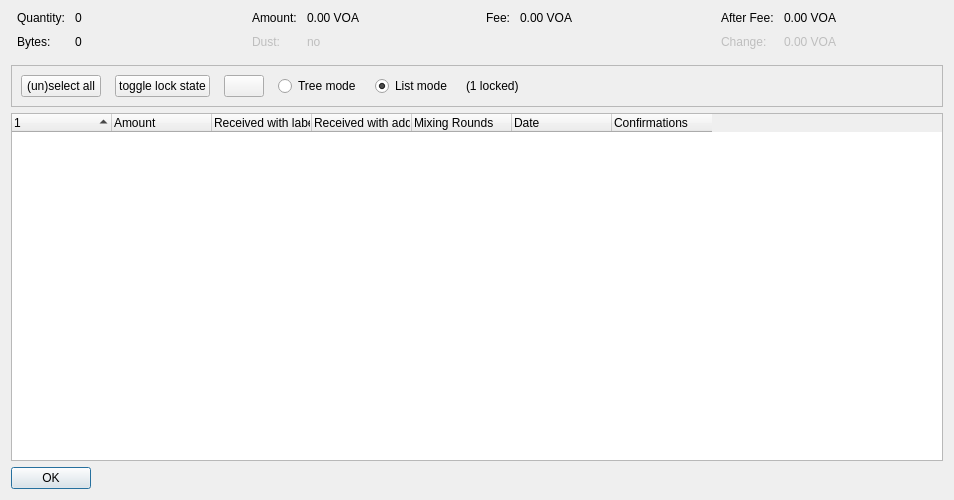
<?xml version="1.0" encoding="UTF-8"?>
<ui version="4.0">
 <class>CoinControlDialog</class>
 <widget class="QDialog" name="CoinControlDialog">
  <property name="geometry">
   <rect>
    <x>0</x>
    <y>0</y>
    <width>954</width>
    <height>500</height>
   </rect>
  </property>
  <property name="windowTitle">
   <string>Coin Selection</string>
  </property>
  <layout class="QVBoxLayout" name="verticalLayout">
   <item>
    <layout class="QHBoxLayout" name="horizontalLayoutTop" stretch="0,0,0,0">
     <property name="topMargin">
      <number>0</number>
     </property>
     <property name="bottomMargin">
      <number>10</number>
     </property>
     <item>
      <layout class="QFormLayout" name="formLayoutCoinControl1">
       <property name="horizontalSpacing">
        <number>10</number>
       </property>
       <property name="verticalSpacing">
        <number>10</number>
       </property>
       <property name="leftMargin">
        <number>6</number>
       </property>
       <property name="rightMargin">
        <number>6</number>
       </property>
       <item row="0" column="0">
        <widget class="QLabel" name="labelCoinControlQuantityText">
         <property name="text">
          <string>Quantity:</string>
         </property>
        </widget>
       </item>
       <item row="0" column="1">
        <widget class="QLabel" name="labelCoinControlQuantity">
         <property name="cursor">
          <cursorShape>IBeamCursor</cursorShape>
         </property>
         <property name="contextMenuPolicy">
          <enum>Qt::ActionsContextMenu</enum>
         </property>
         <property name="text">
          <string notr="true">0</string>
         </property>
         <property name="textInteractionFlags">
          <set>Qt::LinksAccessibleByMouse|Qt::TextSelectableByKeyboard|Qt::TextSelectableByMouse</set>
         </property>
        </widget>
       </item>
       <item row="1" column="0">
        <widget class="QLabel" name="labelCoinControlBytesText">
         <property name="text">
          <string>Bytes:</string>
         </property>
        </widget>
       </item>
       <item row="1" column="1">
        <widget class="QLabel" name="labelCoinControlBytes">
         <property name="cursor">
          <cursorShape>IBeamCursor</cursorShape>
         </property>
         <property name="contextMenuPolicy">
          <enum>Qt::ActionsContextMenu</enum>
         </property>
         <property name="text">
          <string notr="true">0</string>
         </property>
         <property name="textInteractionFlags">
          <set>Qt::LinksAccessibleByMouse|Qt::TextSelectableByKeyboard|Qt::TextSelectableByMouse</set>
         </property>
        </widget>
       </item>
      </layout>
     </item>
     <item>
      <layout class="QFormLayout" name="formLayoutCoinControl2">
       <property name="horizontalSpacing">
        <number>10</number>
       </property>
       <property name="verticalSpacing">
        <number>10</number>
       </property>
       <property name="leftMargin">
        <number>6</number>
       </property>
       <property name="rightMargin">
        <number>6</number>
       </property>
       <item row="0" column="0">
        <widget class="QLabel" name="labelCoinControlAmountText">
         <property name="text">
          <string>Amount:</string>
         </property>
        </widget>
       </item>
       <item row="0" column="1">
        <widget class="QLabel" name="labelCoinControlAmount">
         <property name="cursor">
          <cursorShape>IBeamCursor</cursorShape>
         </property>
         <property name="contextMenuPolicy">
          <enum>Qt::ActionsContextMenu</enum>
         </property>
         <property name="text">
          <string notr="true">0.00 VOA</string>
         </property>
         <property name="textInteractionFlags">
          <set>Qt::LinksAccessibleByMouse|Qt::TextSelectableByKeyboard|Qt::TextSelectableByMouse</set>
         </property>
        </widget>
       </item>
       <item row="1" column="0">
        <widget class="QLabel" name="labelCoinControlLowOutputText">
         <property name="enabled">
          <bool>false</bool>
         </property>
         <property name="text">
          <string>Dust:</string>
         </property>
        </widget>
       </item>
       <item row="1" column="1">
        <widget class="QLabel" name="labelCoinControlLowOutput">
         <property name="enabled">
          <bool>false</bool>
         </property>
         <property name="cursor">
          <cursorShape>IBeamCursor</cursorShape>
         </property>
         <property name="contextMenuPolicy">
          <enum>Qt::ActionsContextMenu</enum>
         </property>
         <property name="text">
          <string notr="true">no</string>
         </property>
         <property name="textInteractionFlags">
          <set>Qt::LinksAccessibleByMouse|Qt::TextSelectableByKeyboard|Qt::TextSelectableByMouse</set>
         </property>
        </widget>
       </item>
      </layout>
     </item>
     <item>
      <layout class="QFormLayout" name="formLayoutCoinControl3">
       <property name="horizontalSpacing">
        <number>10</number>
       </property>
       <property name="verticalSpacing">
        <number>10</number>
       </property>
       <property name="leftMargin">
        <number>6</number>
       </property>
       <property name="rightMargin">
        <number>6</number>
       </property>
       <item row="0" column="0">
        <widget class="QLabel" name="labelCoinControlFeeText">
         <property name="text">
          <string>Fee:</string>
         </property>
        </widget>
       </item>
       <item row="0" column="1">
        <widget class="QLabel" name="labelCoinControlFee">
         <property name="cursor">
          <cursorShape>IBeamCursor</cursorShape>
         </property>
         <property name="contextMenuPolicy">
          <enum>Qt::ActionsContextMenu</enum>
         </property>
         <property name="text">
          <string notr="true">0.00 VOA</string>
         </property>
         <property name="textInteractionFlags">
          <set>Qt::LinksAccessibleByMouse|Qt::TextSelectableByKeyboard|Qt::TextSelectableByMouse</set>
         </property>
        </widget>
       </item>
      </layout>
     </item>
     <item>
      <layout class="QFormLayout" name="formLayoutCoinControl4">
       <property name="horizontalSpacing">
        <number>10</number>
       </property>
       <property name="verticalSpacing">
        <number>10</number>
       </property>
       <property name="leftMargin">
        <number>6</number>
       </property>
       <property name="rightMargin">
        <number>6</number>
       </property>
       <item row="0" column="0">
        <widget class="QLabel" name="labelCoinControlAfterFeeText">
         <property name="text">
          <string>After Fee:</string>
         </property>
        </widget>
       </item>
       <item row="0" column="1">
        <widget class="QLabel" name="labelCoinControlAfterFee">
         <property name="cursor">
          <cursorShape>IBeamCursor</cursorShape>
         </property>
         <property name="contextMenuPolicy">
          <enum>Qt::ActionsContextMenu</enum>
         </property>
         <property name="text">
          <string notr="true">0.00 VOA</string>
         </property>
         <property name="textInteractionFlags">
          <set>Qt::LinksAccessibleByMouse|Qt::TextSelectableByKeyboard|Qt::TextSelectableByMouse</set>
         </property>
        </widget>
       </item>
       <item row="1" column="0">
        <widget class="QLabel" name="labelCoinControlChangeText">
         <property name="enabled">
          <bool>false</bool>
         </property>
         <property name="text">
          <string>Change:</string>
         </property>
        </widget>
       </item>
       <item row="1" column="1">
        <widget class="QLabel" name="labelCoinControlChange">
         <property name="enabled">
          <bool>false</bool>
         </property>
         <property name="cursor">
          <cursorShape>IBeamCursor</cursorShape>
         </property>
         <property name="contextMenuPolicy">
          <enum>Qt::ActionsContextMenu</enum>
         </property>
         <property name="text">
          <string notr="true">0.00 VOA</string>
         </property>
         <property name="textInteractionFlags">
          <set>Qt::LinksAccessibleByMouse|Qt::TextSelectableByKeyboard|Qt::TextSelectableByMouse</set>
         </property>
        </widget>
       </item>
      </layout>
     </item>
    </layout>
   </item>
   <item>
    <widget class="QFrame" name="frame">
     <property name="minimumSize">
      <size>
       <width>0</width>
       <height>40</height>
      </size>
     </property>
     <property name="frameShape">
      <enum>QFrame::StyledPanel</enum>
     </property>
     <property name="frameShadow">
      <enum>QFrame::Sunken</enum>
     </property>
     <layout class="QHBoxLayout" name="horizontalLayout">
      <item>
       <layout class="QHBoxLayout" name="horizontalLayoutPanel" stretch="0,0,0,0,0,0,0">
        <property name="spacing">
         <number>14</number>
        </property>
        <item>
         <widget class="QPushButton" name="pushButtonSelectAll">
          <property name="sizePolicy">
           <sizepolicy hsizetype="Maximum" vsizetype="Fixed">
            <horstretch>0</horstretch>
            <verstretch>0</verstretch>
           </sizepolicy>
          </property>
          <property name="text">
           <string>(un)select all</string>
          </property>
          <property name="autoDefault">
           <bool>false</bool>
          </property>
         </widget>
        </item>
        <item>
         <widget class="QPushButton" name="pushButtonToggleLock">
          <property name="sizePolicy">
           <sizepolicy hsizetype="Maximum" vsizetype="Fixed">
            <horstretch>0</horstretch>
            <verstretch>0</verstretch>
           </sizepolicy>
          </property>
          <property name="text">
           <string>toggle lock state</string>
          </property>
          <property name="autoDefault">
           <bool>false</bool>
          </property>
         </widget>
        </item>
        <item>
         <widget class="QPushButton" name="hideButton">
          <property name="sizePolicy">
           <sizepolicy hsizetype="Maximum" vsizetype="Fixed">
            <horstretch>0</horstretch>
            <verstretch>0</verstretch>
           </sizepolicy>
          </property>
          <property name="text">
           <string/>
          </property>
          <property name="autoDefault">
           <bool>false</bool>
          </property>
         </widget>
        </item>
        <item>
         <widget class="QRadioButton" name="radioTreeMode">
          <property name="sizePolicy">
           <sizepolicy hsizetype="Maximum" vsizetype="Fixed">
            <horstretch>0</horstretch>
            <verstretch>0</verstretch>
           </sizepolicy>
          </property>
          <property name="text">
           <string>Tree mode</string>
          </property>
         </widget>
        </item>
        <item>
         <widget class="QRadioButton" name="radioListMode">
          <property name="sizePolicy">
           <sizepolicy hsizetype="Maximum" vsizetype="Fixed">
            <horstretch>0</horstretch>
            <verstretch>0</verstretch>
           </sizepolicy>
          </property>
          <property name="text">
           <string>List mode</string>
          </property>
          <property name="checked">
           <bool>true</bool>
          </property>
         </widget>
        </item>
        <item>
         <widget class="QLabel" name="labelLocked">
          <property name="text">
           <string>(1 locked)</string>
          </property>
         </widget>
        </item>
        <item>
         <spacer name="horizontalSpacer">
          <property name="orientation">
           <enum>Qt::Horizontal</enum>
          </property>
          <property name="sizeHint" stdset="0">
           <size>
            <width>40</width>
            <height>20</height>
           </size>
          </property>
         </spacer>
        </item>
       </layout>
      </item>
     </layout>
    </widget>
   </item>
   <item>
    <widget class="CoinControlTreeWidget" name="treeWidget">
     <property name="contextMenuPolicy">
      <enum>Qt::CustomContextMenu</enum>
     </property>
     <property name="sortingEnabled">
      <bool>false</bool>
     </property>
     <property name="columnCount">
      <number>7</number>
     </property>
     <attribute name="headerShowSortIndicator" stdset="0">
      <bool>true</bool>
     </attribute>
     <attribute name="headerStretchLastSection">
      <bool>false</bool>
     </attribute>
     <column>
      <property name="text">
       <string/>
      </property>
     </column>
     <column>
      <property name="text">
       <string>Amount</string>
      </property>
     </column>
     <column>
      <property name="text">
       <string>Received with label</string>
      </property>
     </column>
     <column>
      <property name="text">
       <string>Received with address</string>
      </property>
     </column>
     <column>
      <property name="text">
       <string>Mixing Rounds</string>
      </property>
     </column>
     <column>
      <property name="text">
       <string>Date</string>
      </property>
     </column>
     <column>
      <property name="text">
       <string>Confirmations</string>
      </property>
      <property name="toolTip">
       <string>Confirmed</string>
      </property>
     </column>
    </widget>
   </item>
   <item>
    <widget class="QDialogButtonBox" name="buttonBox">
     <property name="sizePolicy">
      <sizepolicy hsizetype="Maximum" vsizetype="Fixed">
       <horstretch>0</horstretch>
       <verstretch>0</verstretch>
      </sizepolicy>
     </property>
     <property name="orientation">
      <enum>Qt::Horizontal</enum>
     </property>
     <property name="standardButtons">
      <set>QDialogButtonBox::Ok</set>
     </property>
    </widget>
   </item>
  </layout>
 </widget>
 <customwidgets>
  <customwidget>
   <class>CoinControlTreeWidget</class>
   <extends>QTreeWidget</extends>
   <header>qt/coincontroltreewidget.h</header>
  </customwidget>
 </customwidgets>
 <resources/>
 <connections/>
</ui>
